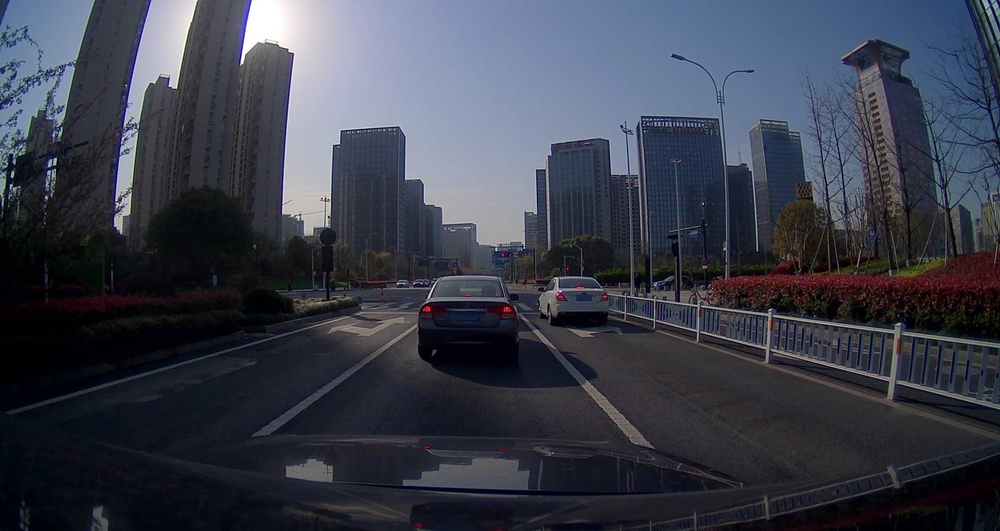
#> input picture 강의 실습 코드 모음/week14-day1-lec4-geometric_distance_estimation/data/1616343619200.jpg, 1000 x 531 px, shrunk from 1920 x 1020 before the run
$ python perception.py
#> lines starting #> are read from the running program, lines starting #| are printed output that depends on the picture; after the words box and inside, x2 and y2 are one past the last pixel; in counts of white or black regions, pixels touching at a corner belong together
import sys
import json
import cv2
from cv2 import undistort
import matplotlib.pyplot as plt
import os
import numpy as np

json_file_path = os.path.join("data", "000076.json")
image_file_path = os.path.join("data", "1616343619200.jpg")

window_name = "Perception"

with open(json_file_path, "r") as json_file:
#> (reads 강의 실습 코드 모음/week14-day1-lec4-geometric_distance_estimation/data/000076.json from the repository)
    labeling_info = json.load(json_file)

image = cv2.imread(image_file_path, cv2.IMREAD_ANYCOLOR)
#> image is the input picture: shape (531, 1000, 3); mean B, G, R 74.9, 62.4, 58.7

camera_matrix = np.asarray(labeling_info["calib"]["cam01"]["cam_intrinsic"], dtype=np.float32)
    # [[958.8315, -0.1807, 934.9871],
    #  [0.0, 962.3082, 519.1207],
    #  [0.0, 0.0, 1.0]]
dist_coeff = np.asarray(labeling_info["calib"]["cam01"]["distortion"], dtype=np.float32)
    # [-0.3121, 0.1024, 0.00032953, -0.00039793, -0.0158]
undist_image = cv2.undistort(image, camera_matrix, dist_coeff, None, None)
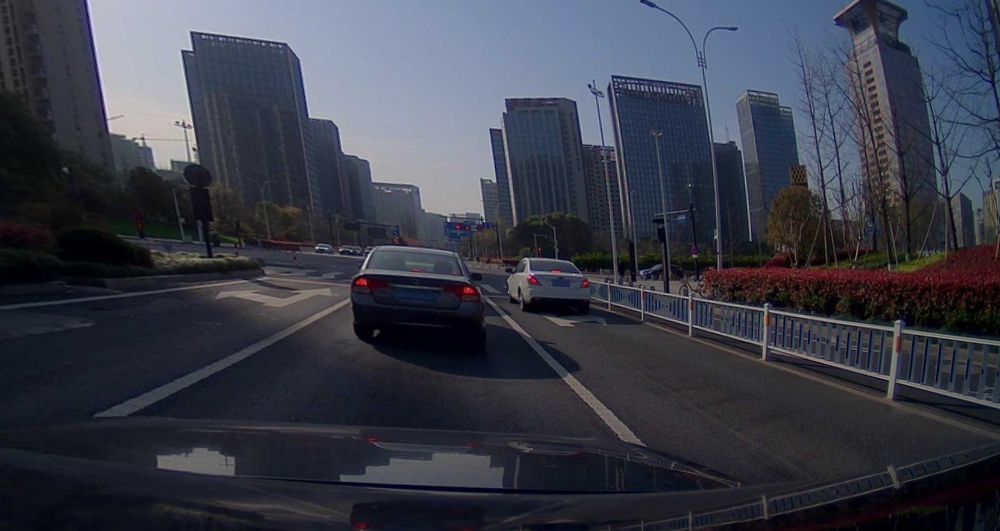
#> undist_image: shape (531, 1000, 3); mean B, G, R 72.2, 60.5, 57.8
    # 받은 이미지를 보정한 이미지

labeling = labeling_info["frames"][0]["annos"]
    # 키가 names, boxes_3d, boxes_2d, pose인 딕셔너리 형태
class_names = labeling["names"]
    # "Car", "Car", "Pedestrian", ...
boxes_2d = labeling["boxes_2d"]["cam01"]
    # [좌표 4개], [좌표4개], ...

CAMERA_HEIGHT = 1.3
    # 지면으로부터 카메라의 높이

# distance = f * height / img(y)
# 종/횡 방향으로 분리된 거리가 아닌, 직선거리
# FOV 정보를 알면 -> 종/횡 분리가 가능하다.

index = 0
for class_name, bbox in zip(class_names, boxes_2d):
    xmin, ymin, xmax, ymax = bbox
    xmin = int(xmin)
    ymin = int(ymin)
    xmax = int(xmax)
    ymax = int(ymax)
    if xmin < 0 or ymin < 0 or xmax < 0 or ymax < 0:
        continue    # invalid한 정보는 -1로 표기되어 있으므로 그런 경우는 continue


    width = xmax - xmin
    height = ymax - ymin

    # Normalized Image Plane
    y_norm = (ymax - camera_matrix[1][2]) / camera_matrix[1][1]

    distance = 1 * CAMERA_HEIGHT / y_norm
        # normalized image plane에서는 focal length를 1로 // Z값이 1

    print(int(distance))    # 객체까지 거리

    cv2.rectangle(undist_image, (xmin, ymin), (xmax, ymax), (0, 0, 255), 3)
        # bounding box를 이미지 위에 표기
    cv2.putText(undist_image, f"{index}-{class_name}-{int(distance)}", (xmin, ymin+25), 1, 2, (255, 255, 0), 2)
        # 거리와 클래스 정보를 표기
    index += 1

    display_image = cv2.cvtColor(undist_image, cv2.COLOR_BGR2RGB)
        # 화면에 보이기 위해 다시 RBG로 변경
    plt.imshow(display_image)
    plt.show()
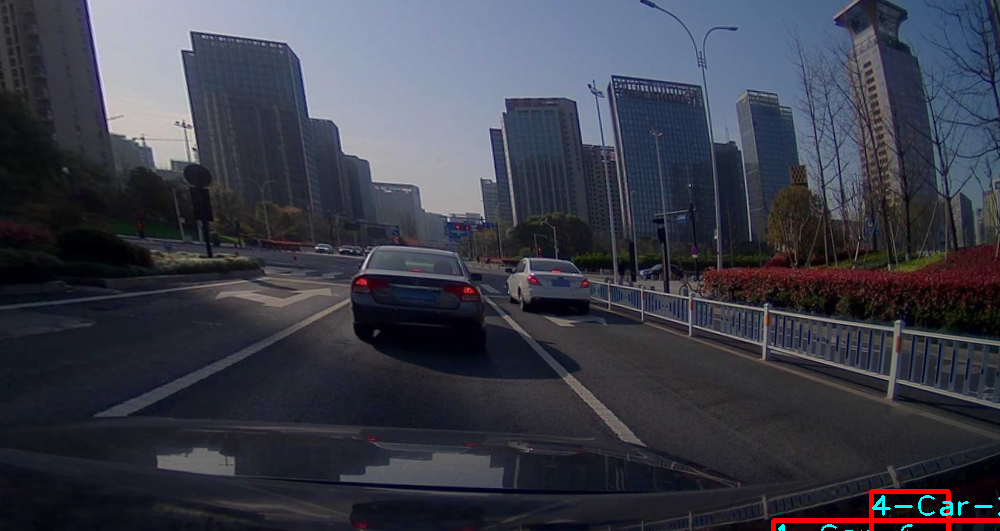
#> undist_image: shape (531, 1000, 3); 0.48% of pixels changed, all inside (x1, y1, x2, y2) = (771, 489, 1000, 531)
#> after the loop, index = 6
